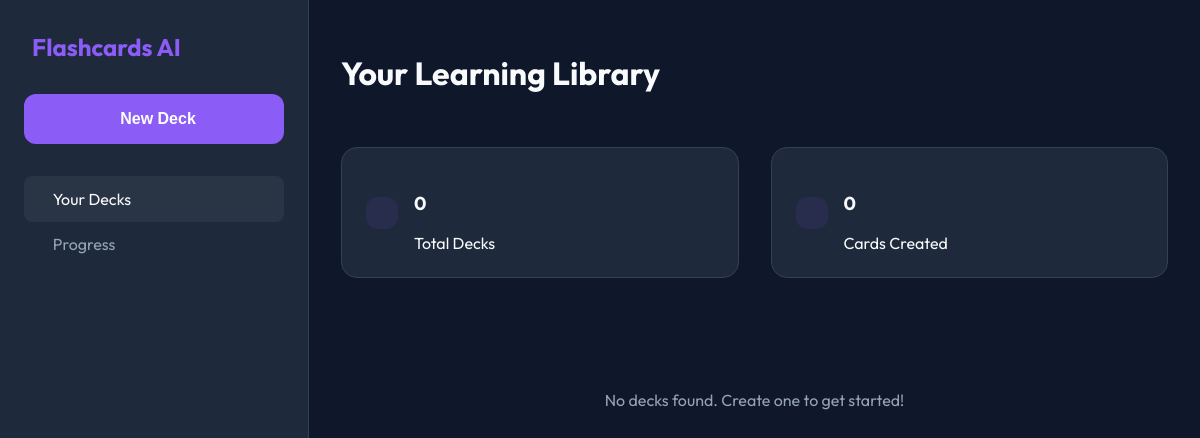
Before: /flashcards/ with the older database file.
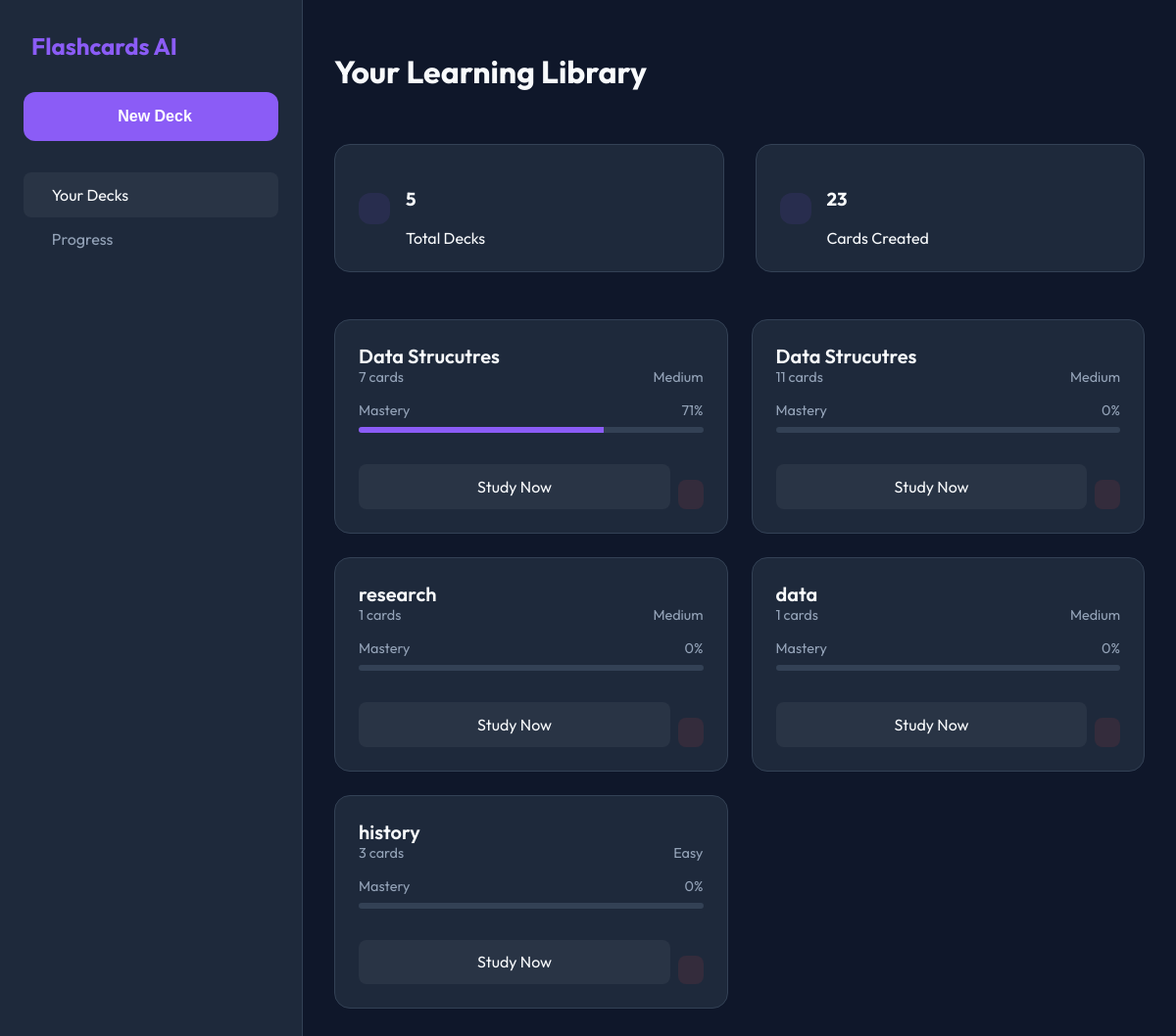
After: the same page with the newer database file.
### flashcard_generator/models.py (models this page shows, shortened)
class FlashcardDeck(models.Model):
    title = models.CharField(max_length=200)
    created_at = models.DateTimeField(default=timezone.now)
    difficulty = models.CharField(max_length=20, default="Medium")
    @property
    def total_cards(self):
        return self.cards.count()
    @property
    def mastery_percentage(self):
        total = self.cards.count()
        if total == 0: return 0
        known = self.cards.filter(box__gt=1).count() # Leitner system box > 1
        return int((known / total) * 100)

### flashcard_generator/views.py (the view)
# urls.py: path('', views.flashcard_home, name='flashcard_home'),
def flashcard_home(request):
    decks = FlashcardDeck.objects.all().order_by('-created_at')
    total_decks = decks.count()
    total_cards = Flashcard.objects.count()
    return render(request, "flashcard_generator/index.html", {
        'decks': decks,
        'total_decks': total_decks,
        'total_cards': total_cards
    })

### flashcard_generator/templates/flashcard_generator/index.html (shortened to what this page needs)
{% load static %}
<!DOCTYPE html>
<html lang="en">
<head>
</head>
<body>
    <aside class="sidebar">
        <a href="{% url 'dashboard' %}" class="logo">
             Flashcards AI
        </a>
        <button class="new-deck-btn" onclick="openModal()">
             New Deck
        </button>
        <nav>
            <div class="menu-item active">
                 Your Decks
            </div>
            <a href="{% url 'flashcard_progress' %}" class="menu-item">
                 Progress
            </a>
        </nav>
    </aside>
    <main class="main-content">
        <header>
            <h1>Your Learning Library</h1>
        </header>
        <div class="stats-bar">
            <div class="stat-card">
                <div class="stat-icon"></div>
                <div>
                    <h3>{{ total_decks }}</h3>
                    <span class="text-muted">Total Decks</span>
                </div>
            </div>
            <div class="stat-card">
                <div class="stat-icon"></div>
                <div>
                    <h3>{{ total_cards }}</h3>
                    <span class="text-muted">Cards Created</span>
                </div>
            </div>
        </div>
        <div class="deck-grid">
            {% for deck in decks %}
            <div class="deck-card">
                <div>
                    <h3 class="deck-title">{{ deck.title }}</h3>
                    <div class="deck-meta">
                        <span>{{ deck.total_cards }} cards</span>
                        <span>{{ deck.difficulty }}</span>
                    </div>
                </div>
                <div>
                    <div class="deck-meta" style="margin-bottom: 0.5rem;">
                        <span>Mastery</span>
                        <span>{{ deck.mastery_percentage }}%</span>
                    </div>
                    <div class="mastery-bar">
                        <div class="mastery-progress" style="width: {{ deck.mastery_percentage }}%"></div>
                    </div>
                </div>
                <div style="display: flex; gap: 0.5rem; margin-top: 1rem;">
                    <a href="{% url 'study_deck' deck.id %}" class="study-btn" style="flex: 1; margin-top: 0;">Study
                        Now</a>
                    <button class="study-btn"
                        style="background: rgba(239, 68, 68, 0.1); color: var(--danger); width: auto; border: 1px solid var(--danger); cursor: pointer;"
                        onclick="deleteDeck(event, {{ deck.id }})">
                    </button>
                </div>
            </div>
            {% empty %}
            <div style="grid-column: 1/-1; text-align: center; color: var(--text-muted); padding: 3rem;">
                <p>No decks found. Create one to get started!</p>
            </div>
            {% endfor %}
        </div>
    </main>
</body>
</html>

### flashcard_generator/templates/flashcard_generator/index.html (style rules this page uses)
:root { --bg-dark: #0f172a; --bg-card: #1e293b; --text-main: #f8fafc; --text-muted: #94a3b8; --accent: #8b5cf6; --accent-glow: rgba(139, 92, 246, 0.3); }
body { font-family: 'Outfit', sans-serif; background-color: var(--bg-dark); color: var(--text-main); margin: 0; display: flex; min-height: 100vh; }
.sidebar { width: 260px; background: var(--bg-card); padding: 2rem 1.5rem; display: flex; flex-direction: column; gap: 2rem; border-right: 1px solid #334155; }
.logo { font-size: 1.5rem; font-weight: 700; color: var(--accent); display: flex; align-items: center; gap: 0.5rem; text-decoration: none; }
.new-deck-btn { background: var(--accent); color: white; border: none; padding: 1rem; border-radius: 12px; font-weight: 600; cursor: pointer; display: flex; align-items: center; justify-content: center; gap: 0.5rem; transition: all 0.2s; text-decoration: none; font-size: 1rem; }
.menu-item { display: flex; align-items: center; gap: 0.8rem; padding: 0.8rem 1rem; color: var(--text-muted); text-decoration: none; border-radius: 8px; transition: 0.2s; }
.menu-item:hover, .menu-item.active { background: rgba(255, 255, 255, 0.05); color: var(--text-main); }
.main-content { flex: 1; padding: 2rem; overflow-y: auto; }
header { display: flex; justify-content: space-between; align-items: center; margin-bottom: 2rem; }
.stats-bar { display: flex; gap: 2rem; margin-bottom: 3rem; }
.stat-card { background: var(--bg-card); padding: 1.5rem; border-radius: 16px; border: 1px solid #334155; flex: 1; display: flex; align-items: center; gap: 1rem; }
.stat-icon { font-size: 2rem; color: var(--accent); background: rgba(139, 92, 246, 0.1); padding: 1rem; border-radius: 12px; }
.deck-grid { display: grid; grid-template-columns: repeat(auto-fill, minmax(280px, 1fr)); gap: 1.5rem; }
.deck-card { background: var(--bg-card); border: 1px solid #334155; border-radius: 16px; padding: 1.5rem; transition: all 0.3s; position: relative; overflow: hidden; display: flex; flex-direction: column; gap: 1rem; }
.deck-title { font-size: 1.25rem; font-weight: 600; margin: 0; }
.deck-meta { display: flex; justify-content: space-between; color: var(--text-muted); font-size: 0.9rem; }
.mastery-bar { height: 6px; background: #334155; border-radius: 3px; overflow: hidden; margin-top: auto; }
.mastery-progress { height: 100%; background: var(--accent); width: 0%; transition: width 0.5s; }
.study-btn { display: block; text-align: center; background: rgba(255, 255, 255, 0.05); color: var(--text-main); padding: 0.8rem; border-radius: 8px; text-decoration: none; margin-top: 1rem; transition: 0.2s; }

Changed rows visible on the page:
added FlashcardDeck: title "Data Strucutres", total_cards "7", difficulty "Medium", mastery_percentage "71"
added FlashcardDeck: title "Data Strucutres", total_cards "11", difficulty "Medium", mastery_percentage "0"
added FlashcardDeck: title "research", total_cards "1", difficulty "Medium", mastery_percentage "0"
added FlashcardDeck: title "data", total_cards "1", difficulty "Medium", mastery_percentage "0"
added FlashcardDeck: title "history", total_cards "3", difficulty "Easy", mastery_percentage "0"
Other visible differences:
{{ total_decks }}: "0" → "5"
{{ total_cards }}: "0" → "23"
text no longer shown: "No decks found. Create one to get started!"
